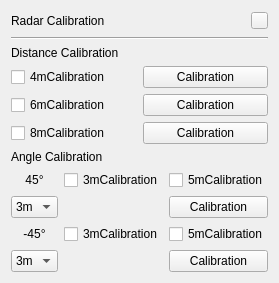
   <widget class="QWidget" name="wgt_radarBD" native="true">
    <property name="enabled">
     <bool>true</bool>
    </property>
    <property name="geometry">
     <rect>
      <x>0</x>
      <y>280</y>
      <width>183</width>
      <height>251</height>
     </rect>
    </property>
    <layout class="QVBoxLayout" name="verticalLayout_3">
     <property name="spacing">
      <number>6</number>
     </property>
     <item>
      <layout class="QHBoxLayout" name="horizontalLayout_3">
       <item>
        <widget class="QLabel" name="label_9">
         <property name="minimumSize">
          <size>
           <width>75</width>
           <height>0</height>
          </size>
         </property>
         <property name="text">
          <string>Radar Calibration</string>
         </property>
        </widget>
       </item>
       <item>
        <spacer name="horizontalSpacer_3">
         <property name="orientation">
          <enum>Qt::Orientation::Horizontal</enum>
         </property>
         <property name="sizeHint" stdset="0">
          <size>
           <width>40</width>
           <height>20</height>
          </size>
         </property>
        </spacer>
       </item>
       <item>
        <widget class="QPushButton" name="btn_closeRadarBD">
         <property name="minimumSize">
          <size>
           <width>17</width>
           <height>17</height>
          </size>
         </property>
         <property name="maximumSize">
          <size>
           <width>17</width>
           <height>17</height>
          </size>
         </property>
         <property name="font">
          <font>
           <bold>true</bold>
          </font>
         </property>
         <property name="styleSheet">
          <string notr="true">border-image: url(:/images/btn_close .png);</string>
         </property>
         <property name="text">
          <string/>
         </property>
        </widget>
       </item>
      </layout>
     </item>
     <item>
      <widget class="Line" name="line_3">
       <property name="orientation">
        <enum>Qt::Orientation::Horizontal</enum>
       </property>
      </widget>
     </item>
     <item>
      <widget class="QLabel" name="label_12">
       <property name="text">
        <string>Distance Calibration</string>
       </property>
      </widget>
     </item>
     <item>
      <layout class="QGridLayout" name="gridLayout_10">
       <item row="0" column="0">
        <widget class="QCheckBox" name="checkBox_1mbd">
         <property name="text">
          <string>4mCalibration</string>
         </property>
         <property name="checkable">
          <bool>true</bool>
         </property>
        </widget>
       </item>
       <item row="0" column="1">
        <widget class="QPushButton" name="btn_1mbd">
         <property name="text">
          <string>Calibration</string>
         </property>
        </widget>
       </item>
       <item row="1" column="0">
        <widget class="QCheckBox" name="checkBox_3mbd">
         <property name="text">
          <string>6mCalibration</string>
         </property>
         <property name="checkable">
          <bool>true</bool>
         </property>
        </widget>
       </item>
       <item row="1" column="1">
        <widget class="QPushButton" name="btn_3mbd">
         <property name="text">
          <string>Calibration</string>
         </property>
        </widget>
       </item>
       <item row="2" column="0">
        <widget class="QCheckBox" name="checkBox_5mbd">
         <property name="text">
          <string>8mCalibration</string>
         </property>
         <property name="checkable">
          <bool>true</bool>
         </property>
        </widget>
       </item>
       <item row="2" column="1">
        <widget class="QPushButton" name="btn_5mbd">
         <property name="text">
          <string>Calibration</string>
         </property>
        </widget>
       </item>
      </layout>
     </item>
     <item>
      <widget class="QLabel" name="label_13">
       <property name="text">
        <string>Angle Calibration</string>
       </property>
      </widget>
     </item>
     <item>
      <layout class="QGridLayout" name="gridLayout_5">
       <item row="0" column="0">
        <widget class="QLabel" name="label_17">
         <property name="text">
          <string>45°</string>
         </property>
         <property name="alignment">
          <set>Qt::AlignmentFlag::AlignCenter</set>
         </property>
        </widget>
       </item>
       <item row="0" column="1">
        <widget class="QCheckBox" name="checkBox_453mbd">
         <property name="text">
          <string>3mCalibration</string>
         </property>
         <property name="checkable">
          <bool>true</bool>
         </property>
        </widget>
       </item>
       <item row="0" column="2">
        <widget class="QCheckBox" name="checkBox_455mbd">
         <property name="text">
          <string>5mCalibration</string>
         </property>
         <property name="checkable">
          <bool>true</bool>
         </property>
        </widget>
       </item>
       <item row="1" column="0">
        <widget class="QComboBox" name="comboBox_45bd">
         <item>
          <property name="text">
           <string>3m</string>
          </property>
         </item>
         <item>
          <property name="text">
           <string>5m</string>
          </property>
         </item>
        </widget>
       </item>
       <item row="1" column="2">
        <widget class="QPushButton" name="btn_45bd">
         <property name="text">
          <string>Calibration</string>
         </property>
        </widget>
       </item>
      </layout>
     </item>
     <item>
      <layout class="QGridLayout" name="gridLayout_6">
       <item row="0" column="0">
        <widget class="QLabel" name="label_18">
         <property name="text">
          <string>-45°</string>
         </property>
         <property name="alignment">
          <set>Qt::AlignmentFlag::AlignCenter</set>
         </property>
        </widget>
       </item>
       <item row="0" column="1">
        <widget class="QCheckBox" name="checkBox_fu453mbd">
         <property name="text">
          <string>3mCalibration</string>
         </property>
         <property name="checkable">
          <bool>true</bool>
         </property>
        </widget>
       </item>
       <item row="0" column="2">
        <widget class="QCheckBox" name="checkBox_fu455mbd">
         <property name="text">
          <string>5mCalibration</string>
         </property>
         <property name="checkable">
          <bool>true</bool>
         </property>
        </widget>
       </item>
       <item row="1" column="0">
        <widget class="QComboBox" name="comboBox_fu45bd">
         <item>
          <property name="text">
           <string>3m</string>
          </property>
         </item>
         <item>
          <property name="text">
           <string>5m</string>
          </property>
         </item>
        </widget>
       </item>
       <item row="1" column="2">
        <widget class="QPushButton" name="btn_fu45bd">
         <property name="text">
          <string>Calibration</string>
         </property>
        </widget>
       </item>
      </layout>
     </item>
     <item>
      <spacer name="verticalSpacer_3">
       <property name="orientation">
        <enum>Qt::Orientation::Vertical</enum>
       </property>
       <property name="sizeHint" stdset="0">
        <size>
         <width>20</width>
         <height>40</height>
        </size>
       </property>
      </spacer>
     </item>
    </layout>
   </widget>
